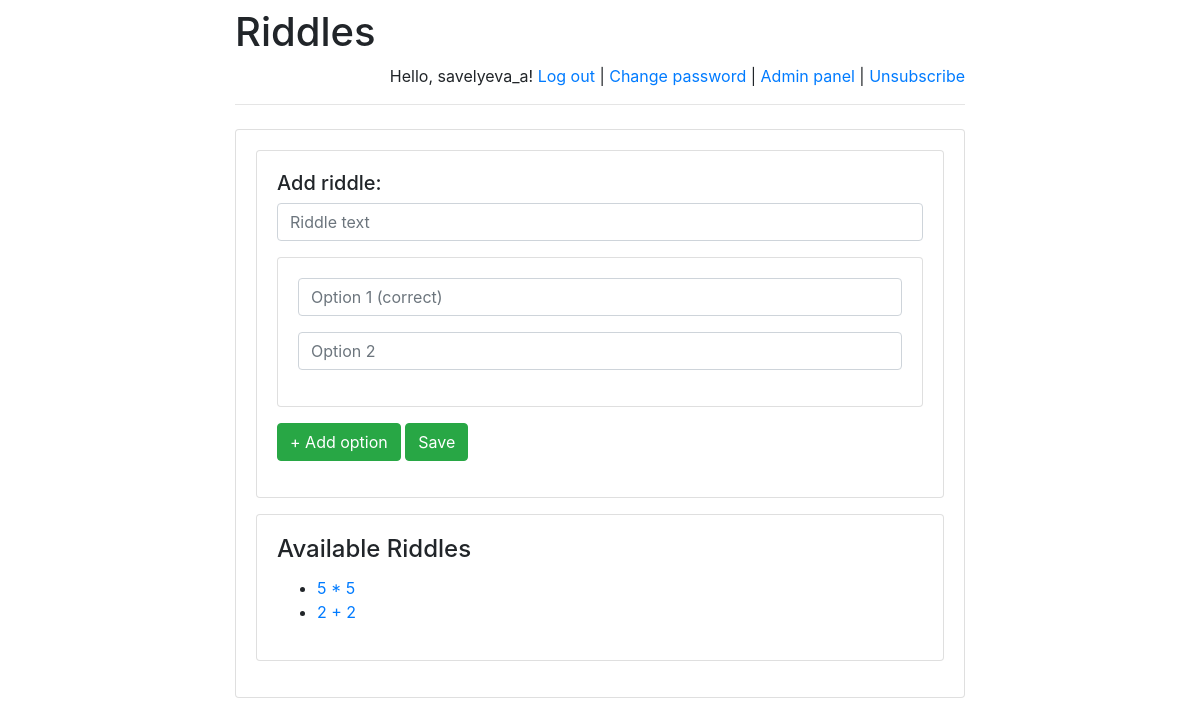
Before: /riddles/admin/ (signed in) with the older database file.
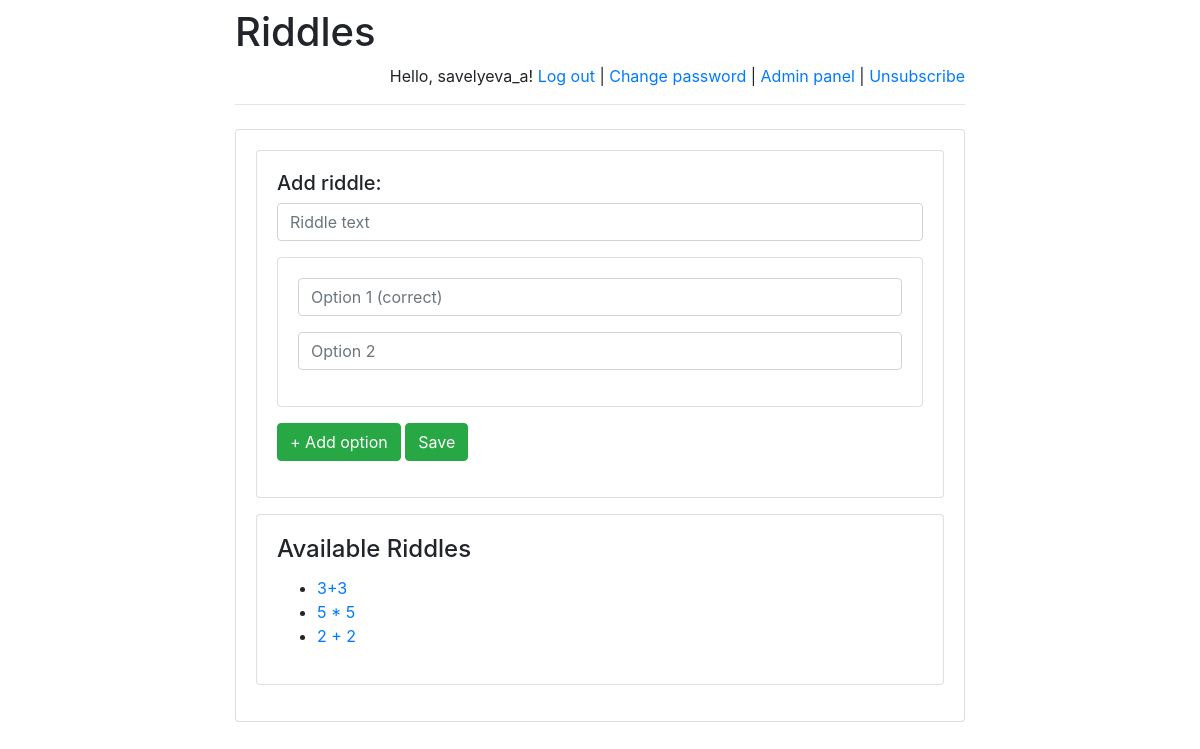
After: the same page with the newer database file.
### riddles/models.py (models this page shows)
class Riddle(models.Model):
    riddle_text = models.CharField(max_length=255)
    pub_date = models.DateTimeField('date published')

### riddles/views.py (the view)
def admin(request):
    message = None
    if "message" in request.GET:
        message = request.GET["message"]
    return render(
        request,
        "admin.html",
        {
            "latest_riddles":
                Riddle.objects.order_by('-pub_date')[:5],
            "message": message,
        }
    )

### riddles/templates/admin.html (shortened to what this page needs)
{% extends 'base.html' %}
{% block main %}
    {% if user.is_staff %}
        <div class="card mb-3">
            <div class="card-body">
                <form action="../post_riddle/" method="post">
                    <h5>Add riddle:</h5>
                    <div class="mb-3">
                        <input class="form-control"
                               placeholder="Riddle text"
                               name="text"
                               required/>
                    </div>
                    <div class="card mb-3">
                    <div class="card-body" id="options_new">
                        <div class="mb-3">
                            <input class="form-control"
                                   placeholder="Option 1 (correct)"
                                   name="option1"
                                   required/>
                        </div>
                        <div class="mb-3">
                            <input class="form-control"
                                   placeholder="Option 2"
                                   name="option2"
                                   required/>
                        </div>
                    </div>
                    </div>
                    <div class="mb-3">
                        <button class="btn btn-success"
                                onclick="addOption('options_new', 0)"
                                type="button">
                            + Add option
                        </button>
                        <button class="btn btn-success">
                            Save
                        </button>
                    </div>
                </form>
            </div>
        </div>
        <div class="card mb-3">
            <div class="card-body">
                <h4 class="card-title">Available Riddles</h4>
                {% if latest_riddles %}
                    <ul>
                        {% for riddle in latest_riddles %}
                            <li>
                                <a href="/riddles/{{ riddle.id }}/">
                                    {{ riddle.riddle_text }}
                                </a>
                            </li>
                        {% endfor %}
                    </ul>
                {% else %}
                    <p>No riddles are available right now.</p>
                {% endif %}
            </div>
        </div>
    {% else %}
        <h4>Access denied.</h4>
    {% endif %}
{% endblock %}

Changed rows visible on the page:
added Riddle: riddle_text "3+3"
